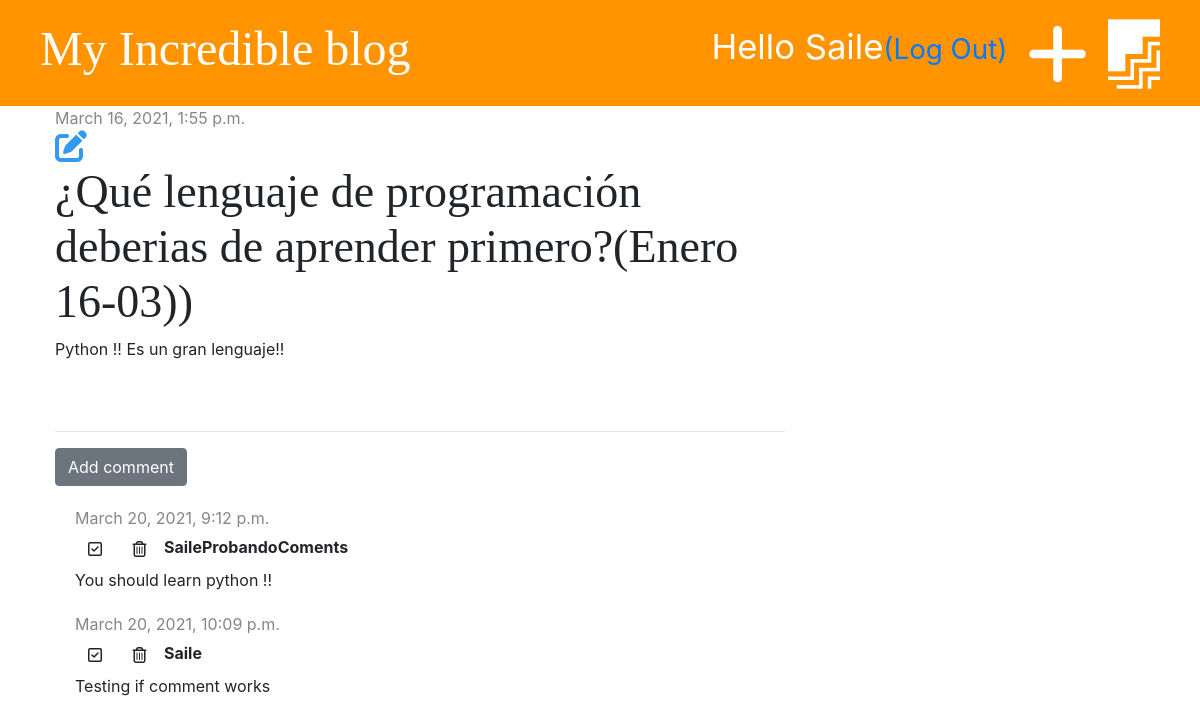
Page /post/1/ (signed in) on the earlier database version.
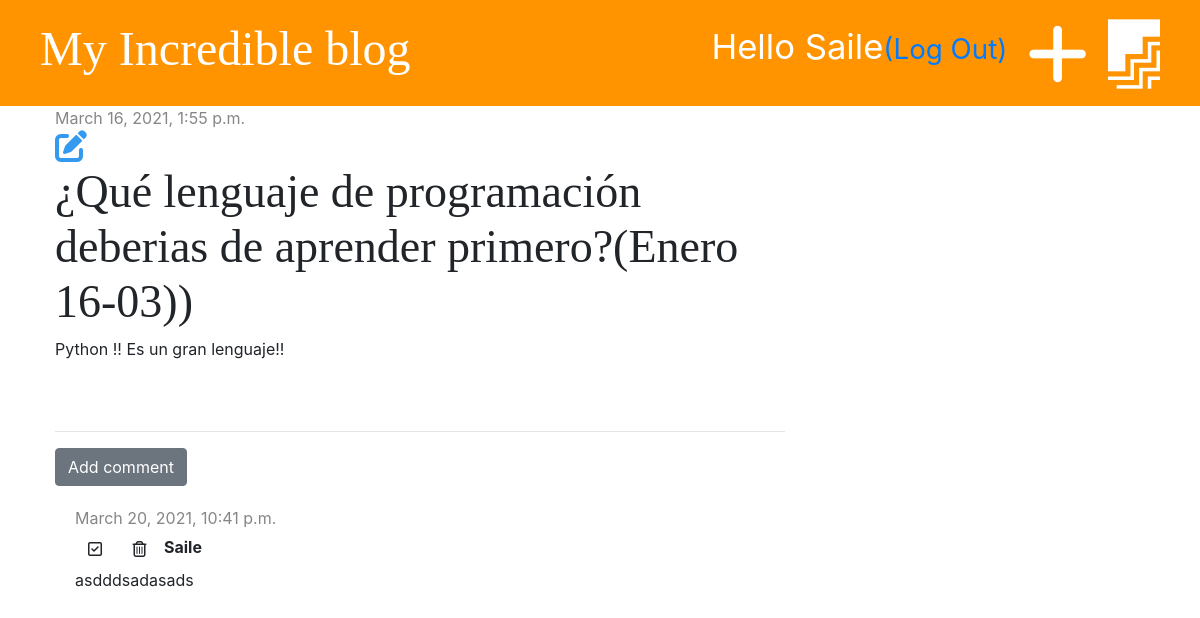
Same page on the later database version.
### blog/models.py (models this page shows, shortened)
class Post(models.Model):
    author = models.ForeignKey('auth.User', on_delete=models.CASCADE)
    title = models.CharField(max_length=200)
    text = models.TextField()
    created_at = models.DateTimeField(default=timezone.now)
    published_date = models.DateTimeField(blank=True, null=True)

class Comment(models.Model):
    post = models.ForeignKey(
        'blog.Post', on_delete=models.CASCADE, related_name='comments')
    author = models.CharField(max_length=200)
    text = models.TextField()
    created_date = models.DateTimeField(default=timezone.now)
    approved = models.BooleanField(default=False)

### blog/views.py (the view)
# urls.py: path('post/<int:pk>/', views.post_detail, name='post_detail'),
def post_detail(request, pk):
    post = get_object_or_404(Post, pk=pk)
    stuff_for_frontend = {'post': post}
    return render(request, 'blog/post_detail.html', stuff_for_frontend)

### blog/templates/blog/post_detail.html (shortened to what this page needs)
{% extends 'blog/base.html' %}
{% block content %}
<div class="post">
    {% if post.published_date %}
    <div class="date">
        {{post.published_date}}
    </div>
    {% else %}
    <a href="{% url 'post_publish' pk=post.pk %}" class="btn btn-primary">Publish</a>
    {% endif %}
    {% if user.is_authenticated %}
    <a href="{% url 'post_edit' pk=post.pk %}"><i class="fas fa-edit fa-2x" style="color:#339af0"></i></a>
    {% endif %}
    <h1>{{post.title}}</h1>
    <p>{{post.text|linebreaksbr}}</p>
</div>
<hr>
<a href="{% url 'add_comment_to_post' pk=post.pk %}" class="btn btn-secondary">Add comment</a>
{% for comment in post.comments.all %}
{% if user.is_authenticated or comment.approved %}
<div class="comment">
    <div class="date">
        {{comment.created_date}}
    </div>
    {% if not comment.approved and user.is_superuser %}
    <a href="{% url 'comment_approve' pk=comment.pk %}" class="btn"><i class="far fa-check-square"></i></a>
    <a href="{% url 'comment_remove' pk=comment.pk %}" class="btn"><i class="far fa-trash-alt"></i></a>
    {% endif %}
    <strong>{{comment.author}}</strong>
    <p>{{comment.text}}</p>
</div>
{% endif %}
{% empty %}
<p>No comments yet...</p>
{% endfor %}
{% endblock %}

### blog/templates/blog/base.html (shortened to what this page needs)
{% load static %}
<!DOCTYPE html>
<html lang="en">
<head>
    <link href="https://stackpath.bootstrapcdn.com/bootstrap/4.5.2/css/bootstrap.min.css" rel="stylesheet">
    <link rel="stylesheet" href="{% static 'css/blog.css' %}">
</head>
<body>
    <div class="page-header">
        {% if user.is_authenticated %}
        <a href="{% url 'post_draft_list' %}" class="top-menu"><i class="fab fa-firstdraft fa-2x"></i></a>
        <a href="{% url 'post_new' %}" class="top-menu"><i class="fas fa-plus fa-2x " style="color:white"></i></a>
        <p class="top-menu">Hello {{user.username}}<small><a href="{% url 'logout' %}">(Log Out)</a></small></p>
        {% else %}
        <a href="{% url 'login' %}" class="top-menu"><i class="fas fa-sign-in-alt fa-2x " style="color:white"></i></a>
        {% endif %}
        <h1><a href="/">My Incredible blog</a></h1>
    </div>
    <div class="content container">
        <div class="row">
            <div class="col-md-8">
                {% block content %}
                {% endblock %}
            </div>
        </div>
    </div>
</body>
</html>

### blog/static/css/blog.css (style rules this page uses)
.page-header { background-color:#ff9400; margin-top:0; padding:20px 20px 20px 40px; }
.page-header h1, .page-header h1 a { color:white; font-size: 36pt; text-decoration: none; }
.content { margin-left: 40px; }
h1,h2,h3,h4 { font-family: 'Droid Sans',serif; font-size: 46px; }
.date { color:#868686; }
.post { margin-bottom:70px; }
.top-menu, .top-menu:hover { color:#ffffff; float:right; font-size:26pt; margin-right:20px; }
.comment { margin:20px 0 20px 20px; }

Differences in the rows shown:
removed Comment: created_date "March 20, 2021, 9:12 p.m.", approved False (drawn), author "SaileProbandoComents", text "You should learn python !!"
removed Comment: created_date "March 20, 2021, 10:09 p.m.", approved False (drawn), author "Saile", text "Testing if comment works"
added Comment: created_date "March 20, 2021, 10:41 p.m.", approved False (drawn), author "Saile", text "asdddsadasads"
